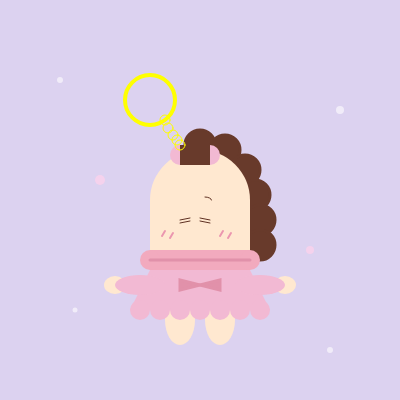
Frame 1 (no input)
Frame 60 (no input): identical to frame 1, image omitted
Frame 120 (the mouse pressed at the canvas centre since frame 60): identical to frame 1, image omitted

The p5.js sketch that drew this single still picture (run headless with seeded random() and noise() and a simulated clock; from frame 60 on, the mouse is pressed at the canvas centre):

// p5.js sketch
// ── sketch.js
function setup() {
  createCanvas(400, 400);
}

function draw() {
  background(220,210,240);//배경
  noStroke();
  fill(255, 255, 255, 150);
  circle(60, 80, 6);
  circle(340, 110, 8);
  circle(75, 310, 5);
  circle(330, 350, 6);
  fill(255, 210, 235, 180);
  circle(100, 180, 10);
  circle(310, 250, 8);

  fill(104,58,43);//머리카락
  stroke(104,58,43);
  strokeWeight(3);
  circle(200,145,30);
  circle(225,150,30);
  circle(245,170,30);
  circle(255,195,30);
  circle(260,220,30);
  circle(260,245,30);

  noStroke();//얼굴
  fill(255,232,208);
  circle(200,200,100);
  rect(150,200,100,50);

  fill(242,170,190);//입술
  rect(150,250,100,20);
  circle(150,260,20);
  circle(250,260,20);

  fill(255,232,208);//다리
  ellipse(180,320,30,50);
  ellipse(220,320,30,50);

  fill(242,185,211);//옷
  quad(150,270,250,270,270,310,130,310);
  circle(140,310,20);
  circle(160,310,20);
  circle(180,310,20);
  circle(200,310,20);
  circle(220,310,20);
  circle(240,310,20);
  circle(260,310,20);

  fill(255,232,208);//손
  ellipse(115, 285, 22, 18);  
  ellipse(285, 285, 22, 18); 

  fill(242,185,211);//옷소매
  ellipse(140,285,50,20);
  ellipse(260,285,50,20);

  circle(180,155,20);//헤어롤
  circle(210,155,20);
  fill(104,58,43);
  rect(180,145,30,20);

  stroke(225,145,170);//입술선
  line(150,260,250,260);

  fill(225,145,170);
  triangle(180,280,200,285,180,290);
  triangle(200,285,220,280,220,290);

  stroke(95, 49, 35);//눈썹
  strokeWeight(1);
  noFill();
  arc(205, 200, 13, 6, PI+HALF_PI, TWO_PI);


  strokeWeight(1);//눈
  line(180, 220, 190, 218);
  line(180, 223, 190, 221);
  line(200, 218, 210, 220);
  line(200, 221, 210, 223);
  noStroke();

  stroke(235, 150, 175);//볼터치
  strokeWeight(2);
  line(162, 236, 165, 231);
  line(170, 238, 173, 233);
  line(220,236,223,231);
  line(228,238,231,233);
  noStroke();

  noFill();//키링 줄
  stroke(255,255,0);
  strokeWeight(1);
  circle(180,145,10);
  circle(177,140,10);
  circle(173,135,10);
  circle(168,128,10);
  circle(165,120,10);
  strokeWeight(4);
  circle(150,100,50)
  


}
